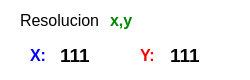
<?xml version="1.0" encoding="UTF-8"?>
<ui version="4.0">
 <class>MainWindow</class>
 <widget class="QMainWindow" name="MainWindow">
  <property name="geometry">
   <rect>
    <x>0</x>
    <y>0</y>
    <width>250</width>
    <height>80</height>
   </rect>
  </property>
  <property name="windowTitle">
   <string>M POINTER</string>
  </property>
  <widget class="QWidget" name="centralwidget">
   <widget class="QLabel" name="label_resolucion">
    <property name="geometry">
     <rect>
      <x>20</x>
      <y>10</y>
      <width>91</width>
      <height>21</height>
     </rect>
    </property>
    <property name="font">
     <font>
      <pointsize>12</pointsize>
     </font>
    </property>
    <property name="text">
     <string>Resolucion</string>
    </property>
   </widget>
   <widget class="QFrame" name="frame">
    <property name="geometry">
     <rect>
      <x>-10</x>
      <y>-10</y>
      <width>270</width>
      <height>120</height>
     </rect>
    </property>
    <property name="styleSheet">
     <string notr="true">background-color: rgb(255, 255, 255);</string>
    </property>
    <property name="frameShape">
     <enum>QFrame::StyledPanel</enum>
    </property>
    <property name="frameShadow">
     <enum>QFrame::Raised</enum>
    </property>
    <widget class="QLabel" name="label_content_resolucion">
     <property name="geometry">
      <rect>
       <x>120</x>
       <y>20</y>
       <width>121</width>
       <height>21</height>
      </rect>
     </property>
     <property name="font">
      <font>
       <pointsize>12</pointsize>
       <weight>75</weight>
       <bold>true</bold>
      </font>
     </property>
     <property name="styleSheet">
      <string notr="true">color: rgb(0, 134, 0);</string>
     </property>
     <property name="text">
      <string>x,y</string>
     </property>
    </widget>
    <widget class="QLabel" name="label_x">
     <property name="geometry">
      <rect>
       <x>40</x>
       <y>50</y>
       <width>21</width>
       <height>31</height>
      </rect>
     </property>
     <property name="font">
      <font>
       <pointsize>12</pointsize>
       <weight>75</weight>
       <bold>true</bold>
      </font>
     </property>
     <property name="styleSheet">
      <string notr="true">color: rgb(0, 0, 255);</string>
     </property>
     <property name="text">
      <string>X:</string>
     </property>
    </widget>
    <widget class="QLabel" name="label_contentx">
     <property name="geometry">
      <rect>
       <x>70</x>
       <y>50</y>
       <width>61</width>
       <height>31</height>
      </rect>
     </property>
     <property name="font">
      <font>
       <pointsize>14</pointsize>
       <weight>75</weight>
       <bold>true</bold>
      </font>
     </property>
     <property name="text">
      <string>111</string>
     </property>
    </widget>
    <widget class="QLabel" name="label_contenty">
     <property name="geometry">
      <rect>
       <x>180</x>
       <y>50</y>
       <width>61</width>
       <height>31</height>
      </rect>
     </property>
     <property name="font">
      <font>
       <pointsize>14</pointsize>
       <weight>75</weight>
       <bold>true</bold>
      </font>
     </property>
     <property name="text">
      <string>111</string>
     </property>
    </widget>
    <widget class="QLabel" name="label_y">
     <property name="geometry">
      <rect>
       <x>150</x>
       <y>50</y>
       <width>21</width>
       <height>31</height>
      </rect>
     </property>
     <property name="font">
      <font>
       <pointsize>12</pointsize>
       <weight>75</weight>
       <bold>true</bold>
      </font>
     </property>
     <property name="styleSheet">
      <string notr="true">color: rgb(255, 0, 0);</string>
     </property>
     <property name="text">
      <string>Y:</string>
     </property>
    </widget>
   </widget>
   <zorder>frame</zorder>
   <zorder>label_resolucion</zorder>
  </widget>
 </widget>
 <resources/>
 <connections/>
</ui>
